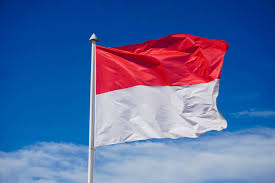
#> input picture indonesia 2.jpeg, 275 x 183 px
$ jupyter execute --allow-errors Week2_GANFORGE.ipynb
#> lines starting #> are read from the running program, lines starting #| are printed output that depends on the picture
Importng Libraries

[cell 1]
import numpy as np
import matplotlib.image as mpimg
from PIL import Image
import cv2
import matplotlib.pyplot as plt
from google.colab import files
uploaded = files.upload()
#> the answer given: indonesia 2.jpeg

Importing the image through different methods

[cell 2]
img = list(uploaded.keys())[0]
img_ = Image.open(img)
#> img_ is the input picture: PIL image 275x183 RGB; mean R, G, B 84.8, 107.6, 161.7
plt.imshow(img_)
plt.axis("off")

[cell 3]
img1 = cv2.imread(img)
plt.imshow(img1)
plt.axis("off")
print(img1.shape)
#| (183, 275, 3)

#> (a cell that did not finish here is left out)

[cell 5]
img2= np.array(Image.open(img))
plt.imshow(img2)
plt.axis("off")
print(img2.shape)
#| (183, 275, 3)

[cell 6]
img3 = cv2.imread(img,0)
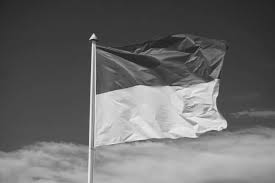
#> img3: shape (183, 275); min 19, max 242, mean 106.9
plt.imshow(img3, cmap='gray')
plt.axis("off")

[cell 7]
plt.imshow(img3, cmap='plasma')
plt.axis("off")
plt.colorbar()
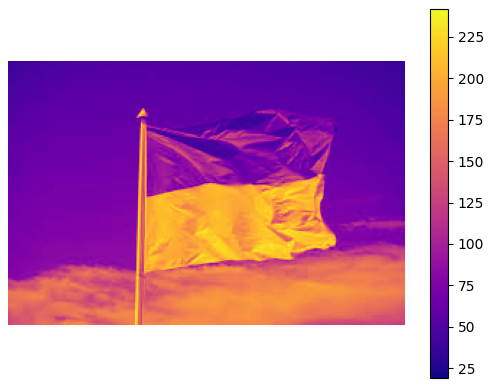
#> figure drawn by matplotlib, 2 panels

Converting BGR to RGB or to Gray by different method

[cell 8]
img4= cv2.imread(img)
img_converted1 = cv2.cvtColor(img4, cv2.COLOR_BGR2RGB)
img_converted2 = cv2.cvtColor(img4, cv2.COLOR_BGR2GRAY)
plt.imshow(img_converted1)
plt.axis("off")

[cell 9]
img_blue= np.zeros_like(img4)
img_green= np.zeros_like(img4)
img_red= np.zeros_like(img4)
img_blue[:,:,2] = img4[:,:,2]  # matplotlib expects RGB so it automatically converts BGR to RGB
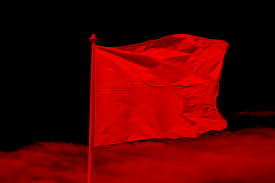
#> img_blue: shape (183, 275, 3); mean B, G, R 0, 0, 84.8
img_green[:,:,1] = img4[:,:,1]
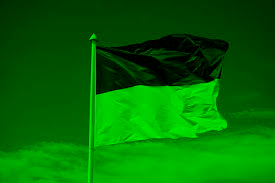
#> img_green: shape (183, 275, 3); mean B, G, R 0, 107.6, 0
img_red[:,:,0] = img4[:,:,0]
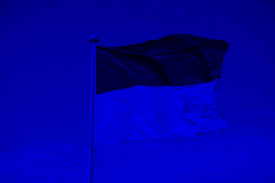
#> img_red: shape (183, 275, 3); mean B, G, R 161.7, 0, 0
plt.figure(figsize= (12,12))
plt.subplot(1,3,1)
plt.imshow(img_blue)
plt.title("Blue")
plt.axis("off")
plt.subplot(1,3,2)
plt.imshow(img_green)
plt.title("Green")
plt.axis("off")
plt.subplot(1,3,3)
plt.imshow(img_red)
plt.title("Red")
plt.axis("off")
#> figure, not shown here; B, G, R data is drawn as R, G, B

Playing with image manipulation

[cell 10]
print(img4.shape)
#| (183, 275, 3)

[cell 11]
img5 = cv2.resize(img_converted1, (10000,5000))
plt.imshow(img5)
print(img5.shape)
#| (5000, 10000, 3)
plt.axis("off")
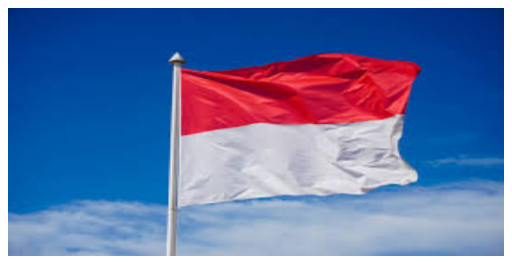
#> figure drawn by matplotlib, 1 panel
